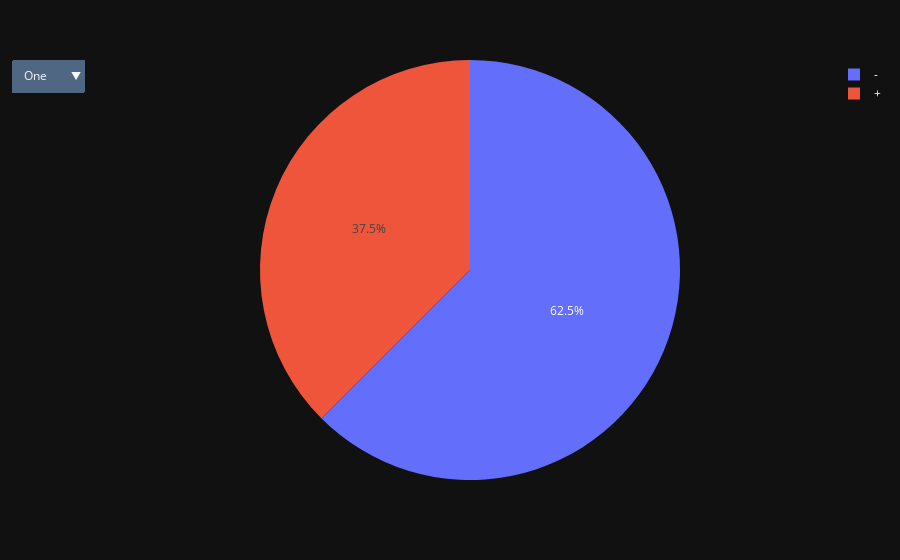

Notebook code cell kept with this figure:
### Code cell
import numpy as np
import plotly.express as px

# generate data matching definition in question
data = pd.DataFrame(
    {
        "Category": np.random.choice(["One", "Two", "Three"], 100),
        "Sign": np.random.choice(list("+-"), 100),
    }
)

# simplify - use value_counts() on whole dataframe
df_vc = data.value_counts()
# create a figure for each category
figs = {
    c: px.pie(df_vc.loc[c].reset_index(), values=0, names="Sign").update_traces(
        name=c, visible=False
    )
    for c in df_vc.index.get_level_values("Category").unique()
}

# integrate figures per category into one figure
defaultcat = df_vc.index.get_level_values("Category").unique()[0]
fig = figs[defaultcat].update_traces(visible=True)
for k in figs.keys():
    if k != defaultcat:
        fig.add_traces(figs[k].data)

# finally build dropdown menu
fig.update_layout(
    updatemenus=[
        {
            "buttons": [
                {
                    "label": k,
                    "method": "update",
                    # list comprehension for which traces are visible
                    "args": [{"visible": [kk == k for kk in figs.keys()]}],
                }
                for k in figs.keys()
            ]
        }
    ]
)

### Figure 1 — Plotly figure (JSON) as saved in the notebook; plotly's stock layout.template omitted (floating-point values rounded to 4 significant figures)
{"data": [{"domain": {"x": [0, 1], "y": [0, 1]}, "hovertemplate": "Sign=%{label}<br>0=%{value}<extra></extra>", "labels": ["-", "+"], "legendgroup": "", "name": "One", "showlegend": true, "type": "pie", "values": [20, 12], "visible": true}, {"domain": {"x": [0, 1], "y": [0, 1]}, "hovertemplate": "Sign=%{label}<br>0=%{value}<extra></extra>", "labels": ["+", "-"], "legendgroup": "", "name": "Two", "showlegend": true, "type": "pie", "values": [19, 18], "visible": false}, {"domain": {"x": [0, 1], "y": [0, 1]}, "hovertemplate": "Sign=%{label}<br>0=%{value}<extra></extra>", "labels": ["-", "+"], "legendgroup": "", "name": "Three", "showlegend": true, "type": "pie", "values": [16, 15], "visible": false}], "layout": {"legend": {"tracegroupgap": 0}, "margin": {"t": 60}, "updatemenus": [{"buttons": [{"args": [{"visible": [true, false, false]}], "label": "One", "method": "update"}, {"args": [{"visible": [false, true, false]}], "label": "Two", "method": "update"}, {"args": [{"visible": [false, false, true]}], "label": "Three", "method": "update"}]}]}}
